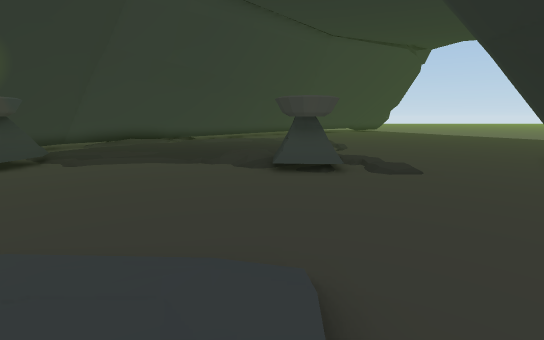
view 1 (above)

16 first-person views from a walk through a Unity game level. The camera is 1.2 m above the floor, tilts 10° down and sees 85° across. The floor is counted in squares, 1 m on a side. Each view is taken from the middle of a square. On the plan, view 1 faces up. The plan holds only what a view shows up to about 13 squares ahead; the rest is blank. The place goes on beyond the plan.

view 2
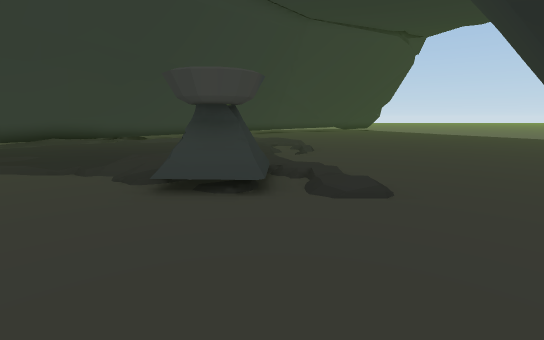

view 3
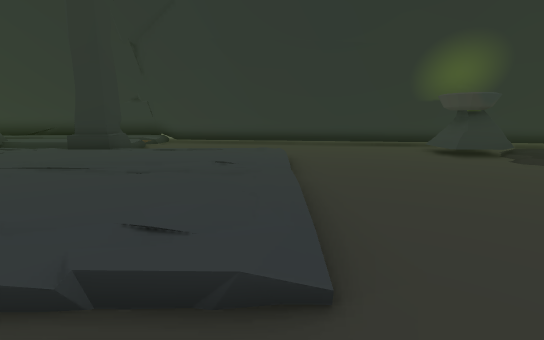

view 4
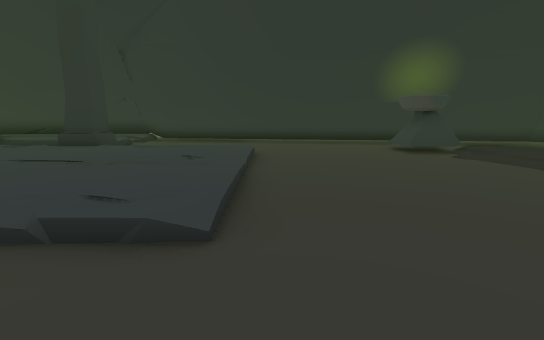

view 5
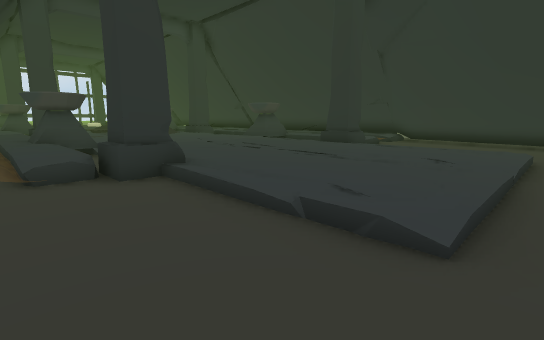

view 6
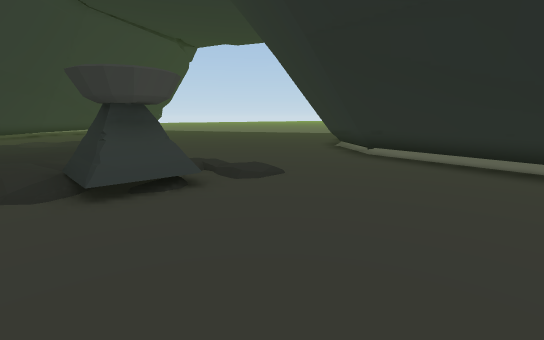

view 7
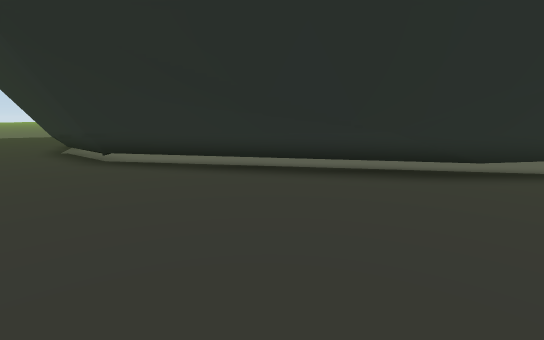

view 8
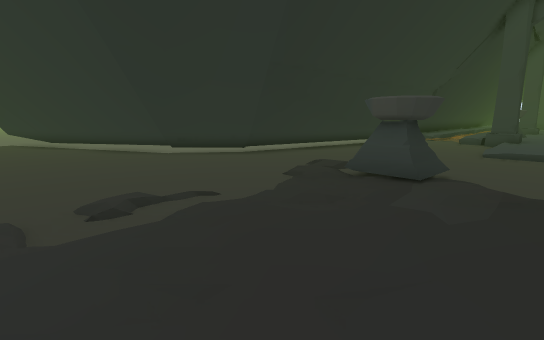

view 9
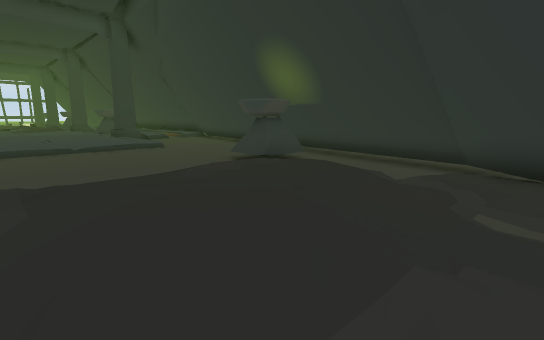

view 10
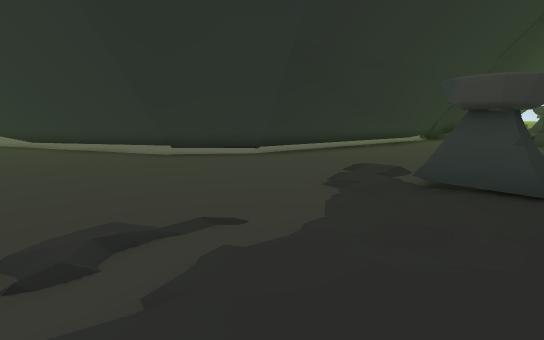

view 11
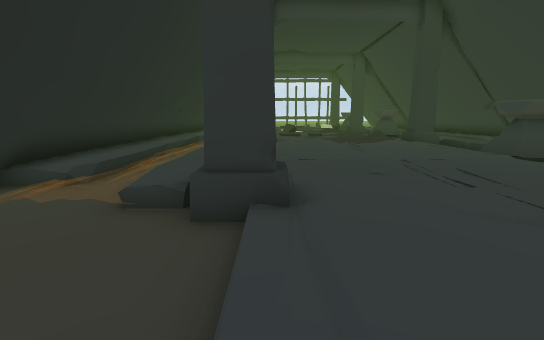

view 12
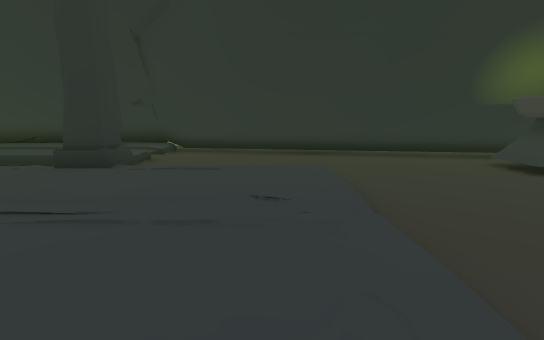

view 13
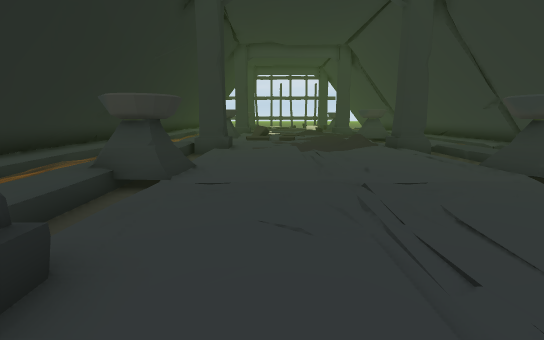

view 14
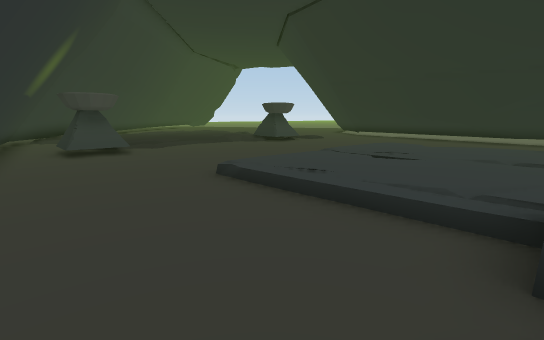

view 15
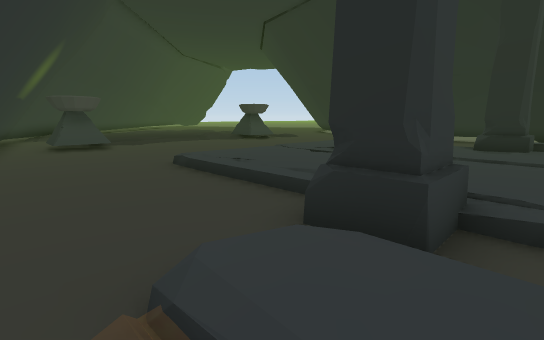

view 16
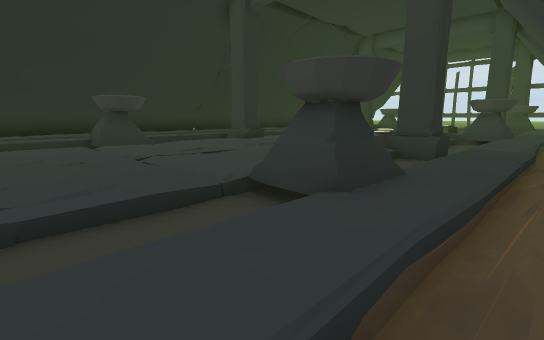

### Floor plan
Key: @ floor where view 1 was taken; # wall or solid block; . main floor; : floor 0.25 m higher than the main floor; + floor 0.5 m higher than the main floor; / step, stairs or slope; ~ water the walk can cross; ≈ water the walk keeps out of; B bowl; P pillar.
Columns run from 13 left of view 1 to 18 right of it. Each row starts with its distance up from view 1.
 16     ###:::::::::/..........
 15    ###:/::::::://............
 14   .##/.:::::::://...........####
 13   .##.:::::::::/..........#####
 12    ##/:::::::::/........#####
 11  .##./::::::::.:......####
 10  .##./::::::::::/.....## .
  9  .##BBB//.../BBB:....###..
  8  .##BBB......BBB:/..###..
  7   ##................##..
  6 .###...............###..
  5 .##................## ..
  4 .##................## .
  3 .##................##..
  2 .##...::::::::....## ..
  1  ##...::::::::....## .
  0  ##...:::::::@....## .
 -1 ##....::::::::....## .
 -2 ##....::::::::....## .
 -3 ##...PP::::::#P...##..
 -4 ##~+/#P::::::#P+~~##..
 -5 ##~+/.::::::::.+~~##
 -6  #~+/.::::::::.+~≈##
 -7  #~+/.::::::::.+~≈##
 -8 ##~+BB:::::::BB+~≈#
 -9 ##~+BB:::::::BBB~≈#
-10 ##~+  ::::::::B+~≈#
-11 # ~:/ :::::::: +~≈#
-12   ~:/ :::::::: +~≈##
-13   ~:/.::::::::.+ ≈##
-14  #~:/PP::::::#P+  ##
-15 ##~+/PP// :::#P   ##
-16   ~+/

Where each view was taken, in squares from view 1:
view 1: 0 up, 0 right, facing up
view 2: 3 up, 2 right, facing up
view 3: 2 up, 2 right, facing left
view 4: 3 up, 3 right, facing left
view 5: 3 up, 3 right, facing down-left
view 6: 3 up, 1 left, facing up-right
view 7: 3 up, 0 right, facing right
view 8: 16 up, 2 left, facing down-right
view 9: 16 up, 1 left, facing down-left
view 10: 15 up, 0 right, facing down-right
view 11: 1 up, 0 right, facing down
view 12: 1 up, 0 right, facing left
view 13: 2 down, 2 left, facing down
view 14: 3 down, 11 left, facing up-right
view 15: 5 down, 11 left, facing up-right
view 16: 5 down, 11 left, facing down-right
